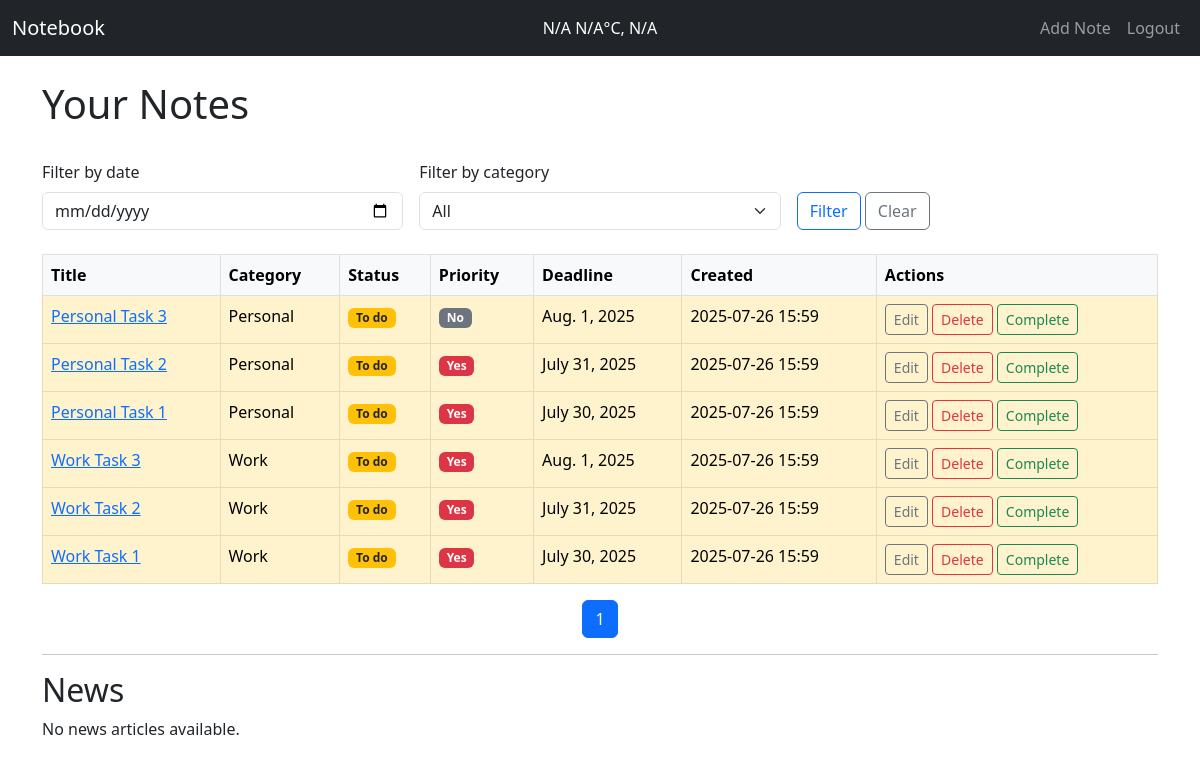
The app's page / (signed in) with its own data.
### website/models.py (models this page shows, shortened)
class Record(models.Model):
    STATUS_COLOR_CHOICES = [
        ('white', 'No status'),
        ('yellow', 'To do'),
        ('red', 'Urgent'),
        ('green', 'Completed'),
        ('blue', 'In progress'),
    ]
    user = models.ForeignKey(User, on_delete=models.CASCADE, null=True, blank=True)
    title = models.CharField(max_length=200, default="New note")
    content = models.TextField(default="No content")
    category = models.ForeignKey(Category, on_delete=models.SET_NULL, null=True, blank=True)
    created_at = models.DateTimeField(auto_now_add=True)
    deadline = models.DateField(null=True, blank=True)
    status_color = models.CharField(max_length=20, choices=STATUS_COLOR_CHOICES, default='white')
    is_priority = models.BooleanField(default=False)
    reminder = models.DateTimeField(null=True, blank=True)
    is_completed = models.BooleanField(default=False)

class Category(models.Model):
    name = models.CharField(max_length=50)

### website/views.py (the view, shortened to what this page needs)
# urls.py: path('', views.home, name='home'),
def home(request):
    if request.user.is_authenticated:
        records = Record.objects.filter(user=request.user).order_by('-created_at')
    else:
        records = Record.objects.none()
    category_id = request.GET.get('category')
    date = request.GET.get('date')
    if category_id:
        records = records.filter(category_id=category_id)
    if date:
        records = records.filter(created_at__date=date)
    paginator = Paginator(records, 10)
    page_number = request.GET.get('page')
    records = paginator.get_page(page_number)
    categories = Category.objects.all()
    news = []
    try:
        news_api = os.getenv('NEWS_API_KEY', 'demo_key')
        url = f"https://newsapi.org/v2/top-headlines?country=us&apiKey={news_api}"
        response = requests.get(url)
        if response.status_code == 200:
            news_data = response.json()
            news = news_data.get('articles', [])
    except Exception as e:
        print(f"News fetch error: {e}")
    reminders = []
    if request.user.is_authenticated:
        for record in records:
            if record.reminder and record.reminder <= now() and not record.is_completed:
                reminders.append(record)
    context = {
        'records': records,
        'categories': categories,
        'news': news,
        'reminders': reminders,
    }
    return render(request, 'home.html', context)

### project/context_processors.py (called while the page is built)
def weather_context(request):
    api_key = os.getenv('WEATHER_API_KEY', 'demo_key')
    city = 'Warsaw'
    weather = {
        'temperature': 'N/A',
        'description': 'N/A',
        'city': 'N/A'
    }
    try:
        url = f'http://api.openweathermap.org/data/2.5/weather?q={city}&units=metric&lang=pl&appid={api_key}'
        response = requests.get(url)
        if response.status_code == 200:
            data = response.json()
            weather = {
                'temperature': data['main']['temp'],
                'description': data['weather'][0]['description'],
                'city': data['name']
            }
    except requests.RequestException as e:
        print(f"Error fetching weather data: {e}")
    return {'weather': weather}

### website/templates/home.html (shortened to what this page needs)
{% extends 'base.html' %}
{% block content %}
{% if user.is_authenticated %}
<h1>Your Notes</h1>
<br />
<form method="GET" class="row g-3 mb-4">
  <div class="col-md-4">
    <label for="date" class="form-label">Filter by date</label>
    <input type="date" name="date" id="date" class="form-control" value="{{ request.GET.date }}">
  </div>
  <div class="col-md-4">
    <label for="category" class="form-label">Filter by category</label>
    <select name="category" id="category" class="form-select">
      <option value="">All</option>
    </select>
  </div>
  <div class="col-md-4 align-self-end">
    <button type="submit" class="btn btn-outline-primary">Filter</button>
    <a href="{% url 'home' %}" class="btn btn-outline-secondary">Clear</a>
  </div>
</form>
<table class="table table-hover table-bordered">
  <thead class="table-light">
    <tr>
      <th>Title</th>
      <th>Category</th>
      <th>Status</th>
      <th>Priority</th>
      <th>Deadline</th>
      <th>Created</th>
      <th>Actions</th>
    </tr>
  </thead>
  <tbody>
    {% for record in records %}
      <tr class="
        {% if record.status_color == 'green' %}table-success
        {% elif record.status_color == 'yellow' %}table-warning
        {% elif record.status_color == 'red' %}table-danger
        {% elif record.status_color == 'gray' %}table-secondary
        {% else %}table-light
        {% endif %}
      ">
        <td>
          {% if record.is_completed %}
            <s><a href="{% url 'record' record.id %}">{{ record.title }}</a></s>
          {% else %}
            <a href="{% url 'record' record.id %}">{{ record.title }}</a>
          {% endif %}
        </td>
        <td>{{ record.category.name|default:"-" }}</td>
        <td>
          {% if record.status_color == 'green' %}
            <span class="badge bg-success">{{ record.get_status_color_display }}</span>
          {% elif record.status_color == 'yellow' %}
            <span class="badge bg-warning text-dark">{{ record.get_status_color_display }}</span>
          {% elif record.status_color == 'red' %}
            <span class="badge bg-danger">{{ record.get_status_color_display }}</span>
          {% elif record.status_color == 'blue' %}
            <span class="badge bg-primary">{{ record.get_status_color_display }}</span>
          {% else %}
            <span class="badge bg-secondary">{{ record.get_status_color_display }}</span>
          {% endif %}
        </td>
        <td>{% if record.is_priority %}<span class="badge bg-danger">Yes</span>{% else %}<span class="badge bg-secondary">No</span>{% endif %}</td>
        <td>{{ record.deadline|default:"—" }}</td>
        <td>{{ record.created_at|date:"Y-m-d H:i" }}</td>
        <td>
          <a href="{% url 'update_record' record.id %}" class="btn btn-sm btn-outline-secondary">Edit</a>
          <a href="{% url 'delete_record' record.id %}" class="btn btn-sm btn-outline-danger">Delete</a>
          {% if not record.is_completed %}
            <a href="{% url 'complete_record' record.id %}" class="btn btn-sm btn-outline-success">Complete</a>
          {% endif %}
        </td>
      </tr>
    {% empty %}
      <tr><td colspan="7">No notes to display.</td></tr>
    {% endfor %}
  </tbody>
</table>
<nav aria-label="Page navigation">
  <ul class="pagination justify-content-center">
    {% for num in records.paginator.page_range %}
      {% if records.number == num %}
        <li class="page-item active"><span class="page-link">{{ num }}</span></li>
      {% else %}
        <li class="page-item"><a class="page-link" href="?{% if request.GET.date %}date={{ request.GET.date }}&{% endif %}{% if request.GET.category %}category={{ request.GET.category }}&{% endif %}page={{ num }}">{{ num }}</a></li>
      {% endif %}
    {% endfor %}
  </ul>
</nav>
<hr />
<h2>News</h2>
{% if news %}
  <div class="row">
    {% for article in news|slice:":4" %}
      <div class="col-md-6 mb-3">
        <div class="card h-100">
          {% if article.urlToImage %}
            <img src="{{ article.urlToImage }}" class="card-img-top" alt="obraz">
          {% endif %}
          <div class="card-body">
            <h5 class="card-title">{{ article.title }}</h5>
            <p class="card-text">{{ article.description }}</p>
            <a href="{{ article.url }}" target="_blank" class="btn btn-sm btn-primary">Read more</a>
          </div>
        </div>
      </div>
    {% endfor %}
  </div>
{% else %}
  <p>No news articles available.</p>
{% endif %}
{% endif %}
{% endblock %}

### website/templates/base.html (shortened to what this page needs)
<!doctype html>
<html lang="en">
<head>
  <link href="https://cdn.jsdelivr.net/npm/bootstrap@5.3.0-alpha1/dist/css/bootstrap.min.css" rel="stylesheet">
</head>
<body>
<nav class="navbar navbar-expand-lg navbar-dark bg-dark">
  <div class="container-fluid">
    <a class="navbar-brand" href="{% url 'home' %}">Notebook</a>
    <div class="navbar-weather mx-auto">
      <span id="weather-info">{{ weather.city }} {{ weather.temperature }}°C, {{ weather.description }}</span>
    </div>
    <div class="collapse navbar-collapse" id="navbarSupportedContent">
      <ul class="navbar-nav ms-auto mb-2 mb-lg-0">
        {% if user.is_authenticated %}
          <li class="nav-item">
            <a class="nav-link" href="{% url 'add_record' %}">Add Note</a>
          </li>
          <li class="nav-item">
            <a class="nav-link" href="{% url 'logout' %}">Logout</a>
          </li>
        {% endif %}
      </ul>
    </div>
  </div>
</nav>
<div class="container">
  <br />
  {% block content %}
  {% endblock %}
</div>
</body>
</html>

### website/templates/base.html (style rules this page uses)
.navbar-weather { position: absolute; left: 50%; transform: translateX(-50%); color: white; }

### records on screen
Record: title "Personal Task 3", category.name "Personal", status_color "To do", is_priority "No", deadline "Aug. 1, 2025", created_at "2025-07-26 15:59", is_completed "Complete"
Record: title "Personal Task 2", category.name "Personal", status_color "To do", is_priority "Yes", deadline "July 31, 2025", created_at "2025-07-26 15:59", is_completed "Complete"
Record: title "Personal Task 1", category.name "Personal", status_color "To do", is_priority "Yes", deadline "July 30, 2025", created_at "2025-07-26 15:59", is_completed "Complete"
Record: title "Work Task 3", category.name "Work", status_color "To do", is_priority "Yes", deadline "Aug. 1, 2025", created_at "2025-07-26 15:59", is_completed "Complete"
Record: title "Work Task 2", category.name "Work", status_color "To do", is_priority "Yes", deadline "July 31, 2025", created_at "2025-07-26 15:59", is_completed "Complete"
Record: title "Work Task 1", category.name "Work", status_color "To do", is_priority "Yes", deadline "July 30, 2025", created_at "2025-07-26 15:59", is_completed "Complete"

### other values on screen
{{ weather.city }} "N/A"
{{ weather.temperature }} "N/A"
{{ weather.description }} "N/A"
{{ num }} "1"
